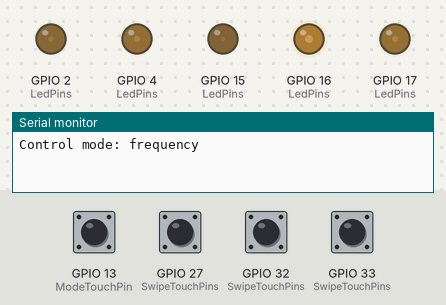
A sketch run on a simulated ESP32. Parts: output pins drawn as LEDs (lit = HIGH), the last lines printed to the serial monitor. The test bench sets the inputs (shaded band); at power-on: GPIO 13 (ModeTouchPin), GPIO 27 (SwipeTouchPins), GPIO 32 (SwipeTouchPins), GPIO 33 (SwipeTouchPins) HIGH. Random numbers use the default seed unless the sketch sets one.

Above: at 0.05 s.
At 0.55 s:
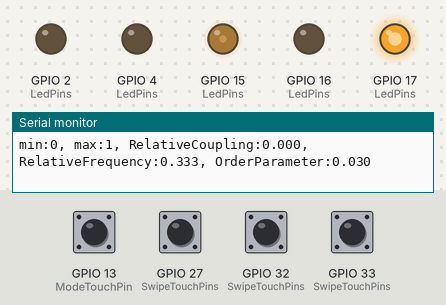
At 1.1 s:
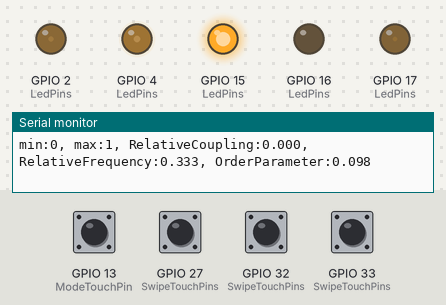
At 2.2 s:
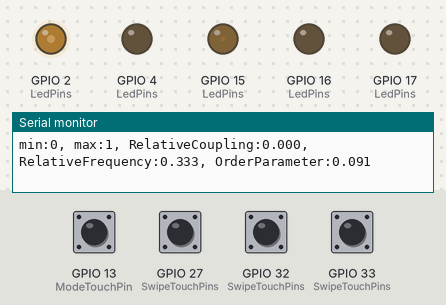
At 3.3 s:
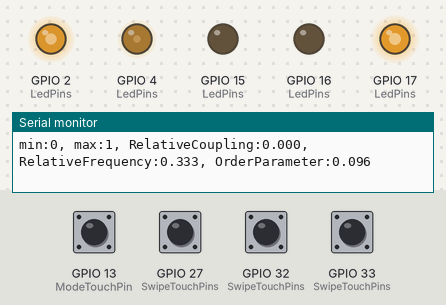
At 4.4 s:
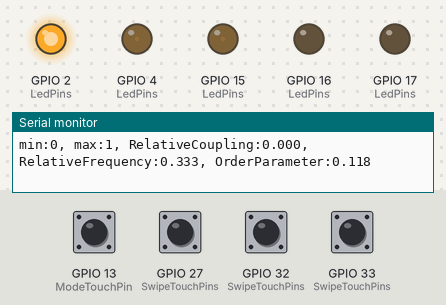
Timing chart, 0 to 5.7 s (numbered marks = the images above):
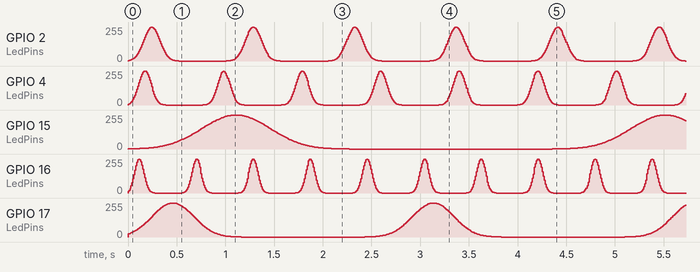

The sketch:

Lab1_CapacitiveSensing.ino
```cpp
#include "Config.h"
#include "KuramotoLedSystem.h"
#include "ParameterController.h"
#include "TouchButton.h"

// Initialize frequencies of oscillators (will be randomized inside the oscillators class)
float frequencyOffsets[Config::OscillatorCount];

ParameterController parameters(Config::Parameters);
KuramotoLedSystem oscillators(Config::LedPins, frequencyOffsets);

// Initialize buttons
TouchButton swipeButton1(Config::SwipeTouchPins[0],
                         Config::TouchDerivativeThreshold);
TouchButton swipeButton2(Config::SwipeTouchPins[1],
                         Config::TouchDerivativeThreshold);
TouchButton swipeButton3(Config::SwipeTouchPins[2],
                         Config::TouchDerivativeThreshold);
TouchButton modeButton(Config::ModeTouchPin,
                       Config::TouchDerivativeThreshold);

uint32_t touchTime1 = 0;
uint32_t touchTime2 = 0;
uint32_t touchTime3 = 0;
uint32_t lastDiagnosticsMs = 0;

const char* modeName() {
  return parameters.mode() == ControlMode::Frequency ? "frequency" : "K";
}

// Only detect swipes which go the the same direction
void applySwipe(long delta1Ms, long delta2Ms) {
  if ((delta1Ms == 0) || (delta2Ms == 0) ||
      ((delta1Ms > 0) != (delta2Ms > 0))) {
    return;
  }

  const int direction = delta1Ms < 0 ? 1 : -1;
  const uint32_t durationMs =
      static_cast<uint32_t>(labs(delta1Ms) + labs(delta2Ms));

  if (!parameters.applySwipe(direction, durationMs)) {
    return;
  }

  oscillators.setBaseFrequency(parameters.frequencyHz());
  oscillators.setCoupling(parameters.coupling());
}

void resetSwipe() {
  touchTime1 = 0;
  touchTime2 = 0;
  touchTime3 = 0;
}

// Swipe updates parameter values
void updateControls(uint32_t nowMs) {
  if (modeButton.pressed()) {
    parameters.toggleMode();
    resetSwipe();
    Serial.print("Control mode: ");
    Serial.println(modeName());
  }

  if (swipeButton1.pressed()) touchTime1 = nowMs;
  if (swipeButton2.pressed()) touchTime2 = nowMs;
  if (swipeButton3.pressed()) touchTime3 = nowMs;

  if (touchTime1 != 0 && touchTime2 != 0 && touchTime3 != 0) {
    const long delta1Ms =
        static_cast<long>(touchTime2) - static_cast<long>(touchTime1);
    const long delta2Ms =
        static_cast<long>(touchTime3) - static_cast<long>(touchTime2);

    if ((delta1Ms > 0 && delta2Ms > 0) ||
        (delta1Ms < 0 && delta2Ms < 0)) {
      applySwipe(delta1Ms, delta2Ms);
      resetSwipe();
    }
  }

  if (touchTime1 != 0 && nowMs - touchTime1 > Config::SwipeTimeoutMs) {
    touchTime1 = 0;
  }
  if (touchTime2 != 0 && nowMs - touchTime2 > Config::SwipeTimeoutMs) {
    touchTime2 = 0;
  }
  if (touchTime3 != 0 && nowMs - touchTime3 > Config::SwipeTimeoutMs) {
    touchTime3 = 0;
  }
}

void printDiagnostics(uint32_t nowMs) {
  if (nowMs - lastDiagnosticsMs < Config::DiagnosticsIntervalMs) {
    return;
  }
  lastDiagnosticsMs = nowMs;

  Serial.print("min:0, max:1, "); // To keep y-scale in plotting constant
  Serial.print("RelativeCoupling:");
  Serial.print(parameters.coupling() / Config::Parameters.coupling.maximum, 3);
  Serial.print(", RelativeFrequency:");
  Serial.print(parameters.frequencyHz() / Config::Parameters.frequency.maximum, 3);
  Serial.print(", OrderParameter:");
  Serial.println(oscillators.orderParameter(), 3);
}

void setup() {
  Serial.begin(Config::SerialBaud);

  oscillators.begin();
  oscillators.setBaseFrequency(parameters.frequencyHz());
  oscillators.setCoupling(parameters.coupling());

  Serial.println("Control mode: frequency");
}

// Run model and loop over sensors to detect parameter changes
void loop() {
  const uint32_t nowMs = millis();

  updateControls(nowMs);
  oscillators.update(micros());
  printDiagnostics(nowMs);
  delay(Config::LoopDelayMs);
}
```

KuramotoLedSystem.cpp
```cpp
#include "KuramotoLedSystem.h"

#include <math.h>

// Initialize random frequencies around base frequency, as well as physical oscillators and ghost oscillators.
KuramotoLedSystem::KuramotoLedSystem(
    const uint8_t (&ledPins)[LEDCount],
    const float (&frequencyOffsetsHz)[Count]) {
  for (size_t i = 0; i < Count; ++i) {
    offsetsHz_[i] = Config::randomFloat(-0.8f, 0.8f);
    phases_[i] = TWO_PI * static_cast<float>(i) / static_cast<float>(Count);
    if (i < LEDCount){
      ledPins_[i] = ledPins[i];
    }
  }
}

void KuramotoLedSystem::begin() {
  for (size_t i = 0; i < LEDCount; ++i) {
    pinMode(ledPins_[i], OUTPUT);
    analogWrite(ledPins_[i], 0);
  }
}

// Advance oscillators in time and render.
void KuramotoLedSystem::update(uint32_t nowMicros) {
  if (previousMicros_ == 0) {
    previousMicros_ = nowMicros;
    render();
    return;
  }

  float elapsedSeconds =
      static_cast<float>(nowMicros - previousMicros_) / 1000000.0f;
  previousMicros_ = nowMicros;
  elapsedSeconds = constrain(elapsedSeconds, 0.0f, 0.1f);
  accumulatedSeconds_ += elapsedSeconds;

  while (accumulatedSeconds_ >= IntegrationStepSeconds) {
    integrate(IntegrationStepSeconds);
    accumulatedSeconds_ -= IntegrationStepSeconds;
  }
  render();
}

// The dynamic rules (ODE) for integration. dtheta_i = omega + (K/N) * sum_{i != j}( sin(theta_i - theta_j) )
void KuramotoLedSystem::integrate(float dt) {
  float phaseRates[Count];

  for (size_t i = 0; i < Count; ++i) {
    float couplingSum = 0.0f;
    for (size_t j = 0; j < Count; ++j) {
      couplingSum += sinf(phases_[j] - phases_[i]);
    }

    const float naturalFrequencyHz = baseFrequencyHz_ + offsetsHz_[i];
    const float omega = TWO_PI * max(naturalFrequencyHz, 0.01f);
    phaseRates[i] =
        omega + (coupling_ / static_cast<float>(Count)) * couplingSum;
  }

  for (size_t i = 0; i < Count; ++i) {
    phases_[i] = fmodf(phases_[i] + phaseRates[i] * dt, TWO_PI);
    if (phases_[i] < 0.0f) {
      phases_[i] += TWO_PI;
    }
  }
}

// Render function that converts oscillator angle to LED intensity
void KuramotoLedSystem::render() const {
  for (size_t i = 0; i < LEDCount; ++i) {
    float intensity = 0.5f * (sinf(phases_[i]) + 1.0f);
    intensity = powf(intensity, FlashSharpness);
    const int brightness = static_cast<int>(255.0f * intensity + 0.5f);
    analogWrite(ledPins_[i], brightness);
  }
}

// Function to calculate the order parameter r = |sum_j(e^{i\theta_j})|
float KuramotoLedSystem::orderParameter() const {
  float realPart = 0.0f;
  float imaginaryPart = 0.0f;

  for (size_t i = 0; i < Count; ++i) {
    realPart += cosf(phases_[i]);
    imaginaryPart += sinf(phases_[i]);
  }

  realPart /= static_cast<float>(Count);
  imaginaryPart /= static_cast<float>(Count);
  return sqrtf(realPart * realPart + imaginaryPart * imaginaryPart);
}
```

KuramotoLedSystem.h
```cpp
#pragma once

#include "Config.h"
#include <Arduino.h>

const size_t LEDCount = Config::LEDCount;
const size_t Count = Config::OscillatorCount;

class KuramotoLedSystem {
 public:
  KuramotoLedSystem(const uint8_t (&ledPins)[LEDCount],
                    const float (&frequencyOffsetsHz)[Count]);

  void begin();
  void setBaseFrequency(float frequencyHz) { baseFrequencyHz_ = frequencyHz; }
  void setCoupling(float coupling) { coupling_ = coupling; }
  void update(uint32_t nowMicros);
  float orderParameter() const;

 private:
  static constexpr float IntegrationStepSeconds = 0.005f; // Integration step; recall that it should be lesser than the {LoopDelayMs} parameter. Ensures numerical stability.
  static constexpr float FlashSharpness = 8.0f;

  uint8_t ledPins_[Count];
  float offsetsHz_[Count];
  float phases_[Count];
  // Base values for freq. and couplings are meaningless here because they are set by the values in "Config.h"
  float baseFrequencyHz_ = 1.0f;
  float coupling_ = 0.0f;
  uint32_t previousMicros_ = 0;
  float accumulatedSeconds_ = 0.0f;

  void integrate(float dt);
  void render() const;
};
```

ParameterController.h
```cpp
#pragma once

#include <Arduino.h>
#include <math.h>

// Helper functions

enum class ControlMode {
  Frequency,
  Coupling,
};

class ParameterController {
 public:
  struct ParameterSettings {
    float initial;
    float minimum;
    float maximum;
    float swipeGain;
  };

  struct Settings {
    ParameterSettings frequency;
    ParameterSettings coupling;
  };

  explicit ParameterController(const Settings& settings)
      : settings_(settings),
        frequencyHz_(settings.frequency.initial),
        coupling_(settings.coupling.initial) {}

  void toggleMode() {
    mode_ = mode_ == ControlMode::Frequency
                ? ControlMode::Coupling
                : ControlMode::Frequency;
    lastChange_ = 0.0f;
  }

  bool applySwipe(int direction, uint32_t durationMs) {
    if ((direction != 1 && direction != -1) || durationMs == 0) {
      return false;
    }

    const float durationSeconds = static_cast<float>(durationMs) / 1000.0f;
    const float speedFactor = 1.0f / (1.0f + sqrtf(durationSeconds)); // Arbitrary function that =1 for duration 0, and = 0 for infinite duration
    const float sign = static_cast<float>(direction);

    if (mode_ == ControlMode::Frequency) {
      lastChange_ = sign * settings_.frequency.swipeGain * speedFactor;
      frequencyHz_ = constrain(frequencyHz_ + lastChange_,
                               settings_.frequency.minimum,
                               settings_.frequency.maximum);
    } else {
      lastChange_ = sign * settings_.coupling.swipeGain * speedFactor;
      coupling_ = constrain(coupling_ + lastChange_,
                            settings_.coupling.minimum,
                            settings_.coupling.maximum);
    }
    return true;
  }

  ControlMode mode() const { return mode_; }
  float frequencyHz() const { return frequencyHz_; }
  float coupling() const { return coupling_; }
  float lastChange() const { return lastChange_; }

 private:
  Settings settings_;
  ControlMode mode_ = ControlMode::Frequency;
  float frequencyHz_;
  float coupling_;
  float lastChange_ = 0.0f;
};
```

TouchButton.h
```cpp
#pragma once

#include <Arduino.h>

class TouchButton {
 public:
  TouchButton(uint8_t pin, float derivativeThreshold)
      : pin_(pin), derivativeThreshold_(derivativeThreshold) {}

  bool pressed() {
    const int sensedValue = touchRead(pin_); // Read value

    // Running window of length {MeasurementCount} from which we calculate the mean derivative value
    measurements_[bufferIndex_] = sensedValue;
    bufferIndex_ = (bufferIndex_ + 1) % MeasurementCount;

    // Do not go through logic with less than {MeasurementCount} reads
    if (sampleCount_ < MeasurementCount) {
      ++sampleCount_;
      return false;
    }

    // Calculate mean derivative
    float derivativeSum = 0.0f;
    for (size_t i = 0; i < MeasurementCount - 1; ++i) {
      const size_t first = (bufferIndex_ + i) % MeasurementCount;
      const size_t second = (bufferIndex_ + i + 1) % MeasurementCount;
      derivativeSum += measurements_[second] - measurements_[first];
    }

    const float meanDerivative =
        derivativeSum / static_cast<float>(MeasurementCount - 1);
    const bool thresholdExceeded = meanDerivative > derivativeThreshold_;
    const bool newPress = thresholdExceeded && !wasAboveThreshold_;
    wasAboveThreshold_ = thresholdExceeded;
    return newPress; // Returns true only if the previous iteration did not exceed derivative threshold
  }

// Init. parameters
 private:
  static constexpr size_t MeasurementCount = 10;

  uint8_t pin_;
  float derivativeThreshold_;
  int measurements_[MeasurementCount] = {};
  size_t bufferIndex_ = 0;
  size_t sampleCount_ = 0;
  bool wasAboveThreshold_ = false;
};
```

Config.h
```cpp
#pragma once

#include <Arduino.h>

#include "ParameterController.h"

// All hard-coded configuration variables are here, except for {MeasurementCount} which is hardcoded in "TouchButton.h"

namespace Config {

constexpr size_t OscillatorCount = 50; // Above 50 performance drops significantly
constexpr size_t LEDCount = 5;
constexpr uint8_t LedPins[LEDCount] = {15, 2, 4, 16, 17};

constexpr uint8_t SwipeTouchPins[3] = {27, 33, 32};
constexpr uint8_t ModeTouchPin = 13;
constexpr float TouchDerivativeThreshold = 20.0f;
constexpr uint32_t SwipeTimeoutMs = 750;
constexpr uint32_t LoopDelayMs = 10;

constexpr ParameterController::Settings Parameters = {
    {
        1.0f, // Initial frequency, Hz.
        0.5f, // Minimum frequency, Hz.
        3.0f, // Maximum frequency, Hz.
        0.5f, // Frequency swipe gain.
    },
    {
        0.0f, // Initial K, rad/s.
        0.0f, // Minimum K, rad/s.
        10.0f, // Maximum K, rad/s.
        1.0f, // Coupling swipe gain.
    },
};

constexpr uint32_t SerialBaud = 115200;
constexpr uint32_t DiagnosticsIntervalMs = 200;

inline float randomFloat(float minimum, float maximum) {
  const float normalized = random(0, 1000000) / 1000000.0f;
  return minimum + normalized * (maximum - minimum);
}

}  // namespace Config
```
